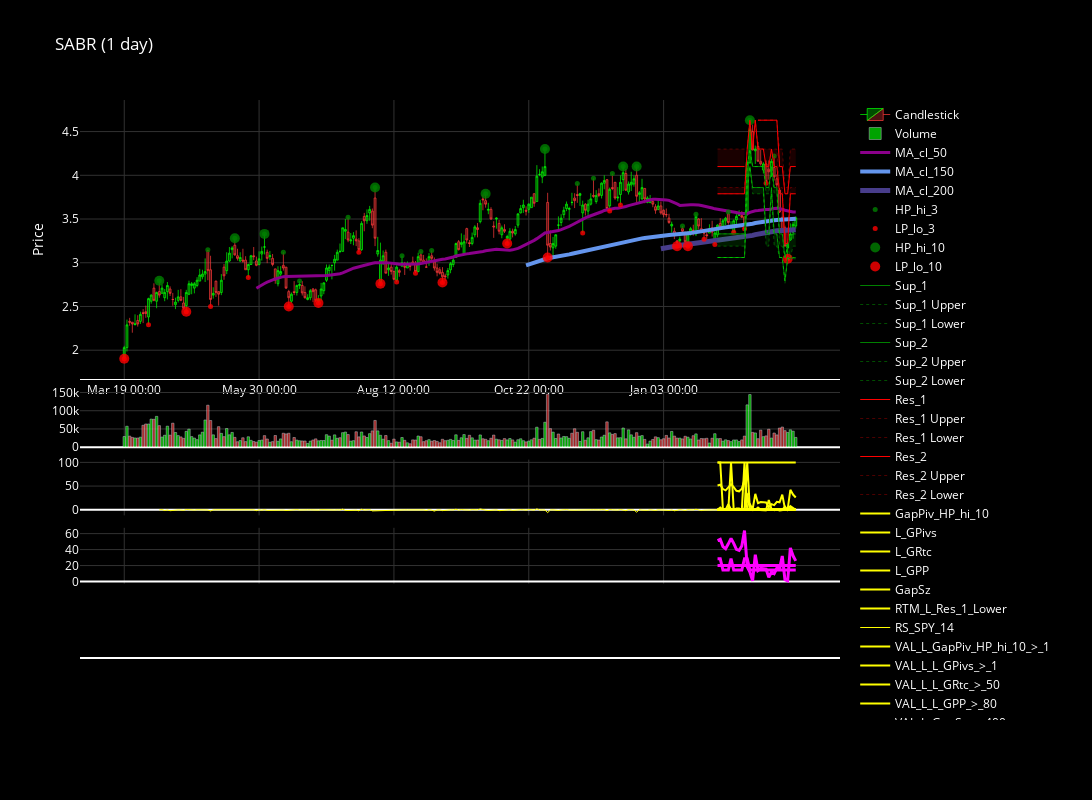

Notebook code cell kept with this figure:
### Code cell
sx.get_frame('1 day').plot()

### Figure 1 — Plotly figure (JSON) as saved in the notebook; plotly's stock layout.template omitted (floating-point values rounded to 4 significant figures; data arrays with more than 128 entries replaced by an {"elided": "..."} marker saying what was removed)
{"data": [{"close": {"elided": "250 float values"}, "decreasing": {"fillcolor": "rgba(255, 59, 59, 0.3)", "line": {"color": "rgba(255, 59, 59, 0.7)", "width": 1}}, "high": {"elided": "250 float values"}, "increasing": {"fillcolor": "rgba(0, 255, 0, 0.3)", "line": {"color": "rgba(0, 255, 0, 0.7)", "width": 1}}, "low": {"elided": "250 float values"}, "name": "Candlestick", "open": {"elided": "250 float values"}, "type": "candlestick", "x": {"elided": "250 str values"}, "xaxis": "x", "yaxis": "y"}, {"marker": {"color": {"elided": "250 str values"}}, "name": "Volume", "opacity": 0.8, "type": "bar", "x": {"elided": "250 str values"}, "xaxis": "x2", "y": {"elided": "250 int values"}, "yaxis": "y2"}, {"line": {"color": "darkmagenta", "dash": "solid", "width": 3}, "name": "MA_cl_50", "type": "scatter", "x": {"elided": "250 str values"}, "xaxis": "x", "y": {"elided": "250 float values"}, "yaxis": "y"}, {"line": {"color": "cornflowerblue", "dash": "solid", "width": 4}, "name": "MA_cl_150", "type": "scatter", "x": {"elided": "250 str values"}, "xaxis": "x", "y": {"elided": "250 float values"}, "yaxis": "y"}, {"line": {"color": "darkslateblue", "dash": "solid", "width": 5}, "name": "MA_cl_200", "type": "scatter", "x": {"elided": "250 str values"}, "xaxis": "x", "y": {"elided": "250 float values"}, "yaxis": "y"}, {"marker": {"color": "green", "opacity": 0.8, "size": 5}, "mode": "markers", "name": "HP_hi_3", "text": "", "type": "scatter", "x": {"elided": "250 str values"}, "xaxis": "x", "y": {"elided": "250 float values"}, "yaxis": "y"}, {"marker": {"color": "red", "opacity": 0.8, "size": 5}, "mode": "markers", "name": "LP_lo_3", "text": "", "type": "scatter", "x": {"elided": "250 str values"}, "xaxis": "x", "y": {"elided": "250 float values"}, "yaxis": "y"}, {"marker": {"color": "green", "opacity": 0.8, "size": 10}, "mode": "markers", "name": "HP_hi_10", "text": "", "type": "scatter", "x": {"elided": "250 str values"}, "xaxis": "x", "y": {"elided": "250 float values"}, "yaxis": "y"}, {"marker": {"color": "red", "opacity": 0.8, "size": 10}, "mode": "markers", "name": "LP_lo_10", "text": "", "type": "scatter", "x": {"elided": "250 str values"}, "xaxis": "x", "y": {"elided": "250 float values"}, "yaxis": "y"}, {"fill": "toself", "fillcolor": "rgba(0, 255, 0, 0.1)", "hoverinfo": "skip", "line": {"color": "rgba(0, 0, 0, 0)"}, "name": "Sup_1 Zone Segment", "showlegend": false, "type": "scatter", "x": ["2025-02-04T00:00:00", "2025-02-05T00:00:00", "2025-02-06T00:00:00", "2025-02-07T00:00:00", "2025-02-10T00:00:00", "2025-02-11T00:00:00", "2025-02-12T00:00:00", "2025-02-13T00:00:00", "2025-02-14T00:00:00", "2025-02-18T00:00:00", "2025-02-19T00:00:00", "2025-02-20T00:00:00", "2025-02-21T00:00:00", "2025-02-24T00:00:00", "2025-02-25T00:00:00", "2025-02-26T00:00:00", "2025-02-27T00:00:00", "2025-02-28T00:00:00", "2025-03-03T00:00:00", "2025-03-04T00:00:00", "2025-03-05T00:00:00", "2025-03-06T00:00:00", "2025-03-07T00:00:00", "2025-03-10T00:00:00", "2025-03-11T00:00:00", "2025-03-12T00:00:00", "2025-03-13T00:00:00", "2025-03-14T00:00:00", "2025-03-17T00:00:00", "2025-03-18T00:00:00", "2025-03-18T00:00:00", "2025-03-17T00:00:00", "2025-03-14T00:00:00", "2025-03-13T00:00:00", "2025-03-12T00:00:00", "2025-03-11T00:00:00", "2025-03-10T00:00:00", "2025-03-07T00:00:00", "2025-03-06T00:00:00", "2025-03-05T00:00:00", "2025-03-04T00:00:00", "2025-03-03T00:00:00", "2025-02-28T00:00:00", "2025-02-27T00:00:00", "2025-02-26T00:00:00", "2025-02-25T00:00:00", "2025-02-24T00:00:00", "2025-02-21T00:00:00", "2025-02-20T00:00:00", "2025-02-19T00:00:00", "2025-02-18T00:00:00", "2025-02-14T00:00:00", "2025-02-13T00:00:00", "2025-02-12T00:00:00", "2025-02-11T00:00:00", "2025-02-10T00:00:00", "2025-02-07T00:00:00", "2025-02-06T00:00:00", "2025-02-05T00:00:00", "2025-02-04T00:00:00"], "xaxis": "x", "y": [3.33, 3.33, 3.33, 3.33, 3.33, 3.33, 3.33, 3.33, 3.33, 3.33, 3.33, 4.1, 4.3, 4.1, 4.1, 4.1, 4.1, 4.1, 3.86, 3.86, 4.1, 3.86, 3.86, 3.33, 3.33, 3.06, 3.19, 3.28, 3.33, 3.33, 3.19, 3.19, 3.06, 3.19, 3.06, 3.19, 3.19, 3.788, 3.788, 4.1, 3.788, 3.788, 4.1, 4.1, 4.1, 4.1, 4.1, 4.3, 4.1, 3.19, 3.19, 3.19, 3.19, 3.19, 3.19, 3.19, 3.19, 3.19, 3.19, 3.19], "yaxis": "y"}, {"line": {"color": "green", "dash": "solid", "width": 1}, "name": "Sup_1", "type": "scatter", "x": {"elided": "250 str values"}, "xaxis": "x", "y": {"elided": "250 float values"}, "yaxis": "y"}, {"line": {"color": "rgba(0, 255, 0, 0.3)", "dash": "dot", "width": 1}, "name": "Sup_1 Upper", "type": "scatter", "x": {"elided": "250 str values"}, "xaxis": "x", "y": {"elided": "250 float values"}, "yaxis": "y"}, {"line": {"color": "rgba(0, 255, 0, 0.3)", "dash": "dot", "width": 1}, "name": "Sup_1 Lower", "type": "scatter", "x": {"elided": "250 str values"}, "xaxis": "x", "y": {"elided": "250 float values"}, "yaxis": "y"}, {"fill": "toself", "fillcolor": "rgba(0, 255, 0, 0.1)", "hoverinfo": "skip", "line": {"color": "rgba(0, 0, 0, 0)"}, "name": "Sup_2 Zone Segment", "showlegend": false, "type": "scatter", "x": ["2025-02-04T00:00:00", "2025-02-05T00:00:00", "2025-02-06T00:00:00", "2025-02-07T00:00:00", "2025-02-10T00:00:00", "2025-02-11T00:00:00", "2025-02-12T00:00:00", "2025-02-13T00:00:00", "2025-02-14T00:00:00", "2025-02-18T00:00:00", "2025-02-19T00:00:00", "2025-02-20T00:00:00", "2025-02-21T00:00:00", "2025-02-24T00:00:00", "2025-02-25T00:00:00", "2025-02-26T00:00:00", "2025-02-27T00:00:00", "2025-02-28T00:00:00", "2025-03-03T00:00:00", "2025-03-04T00:00:00", "2025-03-05T00:00:00", "2025-03-06T00:00:00", "2025-03-07T00:00:00", "2025-03-10T00:00:00", "2025-03-11T00:00:00", "2025-03-12T00:00:00", "2025-03-13T00:00:00", "2025-03-14T00:00:00", "2025-03-17T00:00:00", "2025-03-18T00:00:00", "2025-03-18T00:00:00", "2025-03-17T00:00:00", "2025-03-14T00:00:00", "2025-03-13T00:00:00", "2025-03-12T00:00:00", "2025-03-11T00:00:00", "2025-03-10T00:00:00", "2025-03-07T00:00:00", "2025-03-06T00:00:00", "2025-03-05T00:00:00", "2025-03-04T00:00:00", "2025-03-03T00:00:00", "2025-02-28T00:00:00", "2025-02-27T00:00:00", "2025-02-26T00:00:00", "2025-02-25T00:00:00", "2025-02-24T00:00:00", "2025-02-21T00:00:00", "2025-02-20T00:00:00", "2025-02-19T00:00:00", "2025-02-18T00:00:00", "2025-02-14T00:00:00", "2025-02-13T00:00:00", "2025-02-12T00:00:00", "2025-02-11T00:00:00", "2025-02-10T00:00:00", "2025-02-07T00:00:00", "2025-02-06T00:00:00", "2025-02-05T00:00:00", "2025-02-04T00:00:00"], "xaxis": "x", "y": [3.06, 3.06, 3.06, 3.06, 3.06, 3.06, 3.06, 3.06, 3.06, 3.06, 3.06, 3.86, 4.1, 3.86, 3.86, 3.86, 3.86, 3.86, 3.33, 3.33, 3.86, 3.33, 3.33, 3.06, 3.06, 2.795, 3.06, 3.045, 3.06, 3.06, 3.045, 3.045, 3.045, 3.045, 2.76, 3.06, 3.06, 3.19, 3.19, 3.788, 3.19, 3.19, 3.788, 3.788, 3.788, 3.788, 3.788, 4.1, 3.788, 3.06, 3.06, 3.06, 3.06, 3.06, 3.06, 3.06, 3.06, 3.06, 3.06, 3.06], "yaxis": "y"}, {"line": {"color": "green", "dash": "solid", "width": 1}, "name": "Sup_2", "type": "scatter", "x": {"elided": "250 str values"}, "xaxis": "x", "y": {"elided": "250 float values"}, "yaxis": "y"}, {"line": {"color": "rgba(0, 255, 0, 0.3)", "dash": "dot", "width": 1}, "name": "Sup_2 Upper", "type": "scatter", "x": {"elided": "250 str values"}, "xaxis": "x", "y": {"elided": "250 float values"}, "yaxis": "y"}, {"line": {"color": "rgba(0, 255, 0, 0.3)", "dash": "dot", "width": 1}, "name": "Sup_2 Lower", "type": "scatter", "x": {"elided": "250 str values"}, "xaxis": "x", "y": {"elided": "250 float values"}, "yaxis": "y"}, {"fill": "toself", "fillcolor": "rgba(255, 0, 0, 0.1)", "hoverinfo": "skip", "line": {"color": "rgba(0, 0, 0, 0)"}, "name": "Res_1 Zone Segment", "showlegend": false, "type": "scatter", "x": ["2025-02-04T00:00:00", "2025-02-05T00:00:00", "2025-02-06T00:00:00", "2025-02-07T00:00:00", "2025-02-10T00:00:00", "2025-02-11T00:00:00", "2025-02-12T00:00:00", "2025-02-13T00:00:00", "2025-02-14T00:00:00", "2025-02-18T00:00:00", "2025-02-19T00:00:00", "2025-02-20T00:00:00", "2025-02-21T00:00:00", "2025-02-24T00:00:00", "2025-02-25T00:00:00", "2025-02-26T00:00:00", "2025-02-27T00:00:00", "2025-02-28T00:00:00", "2025-03-03T00:00:00", "2025-03-04T00:00:00", "2025-03-05T00:00:00", "2025-03-06T00:00:00", "2025-03-07T00:00:00", "2025-03-10T00:00:00", "2025-03-11T00:00:00", "2025-03-12T00:00:00", "2025-03-13T00:00:00", "2025-03-14T00:00:00", "2025-03-17T00:00:00", "2025-03-18T00:00:00", "2025-03-18T00:00:00", "2025-03-17T00:00:00", "2025-03-14T00:00:00", "2025-03-13T00:00:00", "2025-03-12T00:00:00", "2025-03-11T00:00:00", "2025-03-10T00:00:00", "2025-03-07T00:00:00", "2025-03-06T00:00:00", "2025-03-05T00:00:00", "2025-03-04T00:00:00", "2025-03-03T00:00:00", "2025-02-28T00:00:00", "2025-02-27T00:00:00", "2025-02-26T00:00:00", "2025-02-25T00:00:00", "2025-02-24T00:00:00", "2025-02-21T00:00:00", "2025-02-20T00:00:00", "2025-02-19T00:00:00", "2025-02-18T00:00:00", "2025-02-14T00:00:00", "2025-02-13T00:00:00", "2025-02-12T00:00:00", "2025-02-11T00:00:00", "2025-02-10T00:00:00", "2025-02-07T00:00:00", "2025-02-06T00:00:00", "2025-02-05T00:00:00", "2025-02-04T00:00:00"], "xaxis": "x", "y": [3.86, 3.86, 3.86, 3.86, 3.86, 3.86, 3.86, 3.86, 3.86, 3.86, 3.86, 4.3, 4.63, 4.3, 4.63, 4.3, 4.3, 4.3, 4.3, 4.3, 4.3, 4.3, 4.3, 3.86, 3.86, 3.33, 3.33, 3.86, 3.86, 3.86, 3.788, 3.788, 3.788, 3.22, 3.22, 3.788, 3.788, 4.1, 4.1, 4.3, 4.1, 4.1, 4.3, 4.3, 4.3, 4.63, 4.3, 4.63, 4.3, 3.788, 3.788, 3.788, 3.788, 3.788, 3.788, 3.788, 3.788, 3.788, 3.788, 3.788], "yaxis": "y"}, {"line": {"color": "red", "dash": "solid", "width": 1}, "name": "Res_1", "type": "scatter", "x": {"elided": "250 str values"}, "xaxis": "x", "y": {"elided": "250 float values"}, "yaxis": "y"}, {"line": {"color": "rgba(255, 0, 0, 0.3)", "dash": "dot", "width": 1}, "name": "Res_1 Upper", "type": "scatter", "x": {"elided": "250 str values"}, "xaxis": "x", "y": {"elided": "250 float values"}, "yaxis": "y"}, {"line": {"color": "rgba(255, 0, 0, 0.3)", "dash": "dot", "width": 1}, "name": "Res_1 Lower", "type": "scatter", "x": {"elided": "250 str values"}, "xaxis": "x", "y": {"elided": "250 float values"}, "yaxis": "y"}, {"fill": "toself", "fillcolor": "rgba(255, 0, 0, 0.1)", "hoverinfo": "skip", "line": {"color": "rgba(0, 0, 0, 0)"}, "name": "Res_2 Zone Segment", "showlegend": false, "type": "scatter", "x": ["2025-02-04T00:00:00", "2025-02-05T00:00:00", "2025-02-06T00:00:00", "2025-02-07T00:00:00", "2025-02-10T00:00:00", "2025-02-11T00:00:00", "2025-02-12T00:00:00", "2025-02-13T00:00:00", "2025-02-14T00:00:00", "2025-02-18T00:00:00", "2025-02-19T00:00:00", "2025-02-19T00:00:00", "2025-02-18T00:00:00", "2025-02-14T00:00:00", "2025-02-13T00:00:00", "2025-02-12T00:00:00", "2025-02-11T00:00:00", "2025-02-10T00:00:00", "2025-02-07T00:00:00", "2025-02-06T00:00:00", "2025-02-05T00:00:00", "2025-02-04T00:00:00"], "xaxis": "x", "y": [4.3, 4.3, 4.3, 4.3, 4.3, 4.3, 4.3, 4.3, 4.3, 4.3, 4.3, 4.1, 4.1, 4.1, 4.1, 4.1, 4.1, 4.1, 4.1, 4.1, 4.1, 4.1], "yaxis": "y"}, {"fill": "toself", "fillcolor": "rgba(255, 0, 0, 0.1)", "hoverinfo": "skip", "line": {"color": "rgba(0, 0, 0, 0)"}, "name": "Res_2 Zone Segment", "showlegend": false, "type": "scatter", "x": ["2025-02-24T00:00:00", "2025-02-24T00:00:00"], "xaxis": "x", "y": [4.63, 4.63], "yaxis": "y"}, {"fill": "toself", "fillcolor": "rgba(255, 0, 0, 0.1)", "hoverinfo": "skip", "line": {"color": "rgba(0, 0, 0, 0)"}, "name": "Res_2 Zone Segment", "showlegend": false, "type": "scatter", "x": ["2025-02-26T00:00:00", "2025-02-27T00:00:00", "2025-02-28T00:00:00", "2025-03-03T00:00:00", "2025-03-04T00:00:00", "2025-03-05T00:00:00", "2025-03-06T00:00:00", "2025-03-07T00:00:00", "2025-03-10T00:00:00", "2025-03-11T00:00:00", "2025-03-12T00:00:00", "2025-03-13T00:00:00", "2025-03-14T00:00:00", "2025-03-17T00:00:00", "2025-03-18T00:00:00", "2025-03-18T00:00:00", "2025-03-17T00:00:00", "2025-03-14T00:00:00", "2025-03-13T00:00:00", "2025-03-12T00:00:00", "2025-03-11T00:00:00", "2025-03-10T00:00:00", "2025-03-07T00:00:00", "2025-03-06T00:00:00", "2025-03-05T00:00:00", "2025-03-04T00:00:00", "2025-03-03T00:00:00", "2025-02-28T00:00:00", "2025-02-27T00:00:00", "2025-02-26T00:00:00"], "xaxis": "x", "y": [4.63, 4.63, 4.63, 4.63, 4.63, 4.63, 4.63, 4.63, 4.3, 4.3, 3.86, 3.86, 4.3, 4.3, 4.3, 4.1, 4.1, 4.1, 3.788, 3.788, 4.1, 4.1, 4.63, 4.63, 4.63, 4.63, 4.63, 4.63, 4.63, 4.63], "yaxis": "y"}, {"line": {"color": "red", "dash": "solid", "width": 1}, "name": "Res_2", "type": "scatter", "x": {"elided": "250 str values"}, "xaxis": "x", "y": {"elided": "250 float values"}, "yaxis": "y"}, {"line": {"color": "rgba(255, 0, 0, 0.3)", "dash": "dot", "width": 1}, "name": "Res_2 Upper", "type": "scatter", "x": {"elided": "250 str values"}, "xaxis": "x", "y": {"elided": "250 float values"}, "yaxis": "y"}, {"line": {"color": "rgba(255, 0, 0, 0.3)", "dash": "dot", "width": 1}, "name": "Res_2 Lower", "type": "scatter", "x": {"elided": "250 str values"}, "xaxis": "x", "y": {"elided": "250 float values"}, "yaxis": "y"}, {"line": {"color": "yellow", "dash": "solid", "width": 2}, "name": "GapPiv_HP_hi_10", "type": "scatter", "x": {"elided": "250 str values"}, "xaxis": "x3", "y": {"elided": "250 int values"}, "yaxis": "y3"}, {"line": {"color": "yellow", "dash": "solid", "width": 2}, "name": "L_GPivs", "type": "scatter", "x": {"elided": "250 str values"}, "xaxis": "x3", "y": {"elided": "250 int values"}, "yaxis": "y3"}, {"line": {"color": "yellow", "dash": "solid", "width": 2}, "name": "L_GRtc", "type": "scatter", "x": {"elided": "250 str values"}, "xaxis": "x3", "y": {"elided": "250 int values"}, "yaxis": "y3"}, {"line": {"color": "yellow", "dash": "solid", "width": 2}, "name": "L_GPP", "type": "scatter", "x": {"elided": "250 str values"}, "xaxis": "x3", "y": {"elided": "250 int values"}, "yaxis": "y3"}, {"line": {"color": "yellow", "dash": "solid", "width": 2}, "name": "GapSz", "type": "scatter", "x": {"elided": "250 str values"}, "xaxis": "x3", "y": {"elided": "250 float values"}, "yaxis": "y3"}, {"line": {"color": "yellow", "dash": "solid", "width": 2}, "name": "RTM_L_Res_1_Lower", "type": "scatter", "x": {"elided": "250 str values"}, "xaxis": "x3", "y": {"elided": "250 float values"}, "yaxis": "y3"}, {"line": {"color": "yellow", "dash": "solid", "width": 1}, "name": "RS_SPY_14", "type": "scatter", "x": {"elided": "250 str values"}, "xaxis": "x3", "y": {"elided": "250 float values"}, "yaxis": "y3"}, {"line": {"color": "yellow", "dash": "solid", "width": 2}, "name": "VAL_L_GapPiv_HP_hi_10_>_1", "type": "scatter", "x": {"elided": "250 str values"}, "xaxis": "x3", "y": {"elided": "250 int values"}, "yaxis": "y3"}, {"line": {"color": "yellow", "dash": "solid", "width": 2}, "name": "VAL_L_L_GPivs_>_1", "type": "scatter", "x": {"elided": "250 str values"}, "xaxis": "x3", "y": {"elided": "250 int values"}, "yaxis": "y3"}, {"line": {"color": "yellow", "dash": "solid", "width": 2}, "name": "VAL_L_L_GRtc_>_50", "type": "scatter", "x": {"elided": "250 str values"}, "xaxis": "x3", "y": {"elided": "250 int values"}, "yaxis": "y3"}, {"line": {"color": "yellow", "dash": "solid", "width": 2}, "name": "VAL_L_L_GPP_>_80", "type": "scatter", "x": {"elided": "250 str values"}, "xaxis": "x3", "y": {"elided": "250 int values"}, "yaxis": "y3"}, {"line": {"color": "yellow", "dash": "solid", "width": 2}, "name": "VAL_L_GapSz_<_400", "type": "scatter", "x": {"elided": "250 str values"}, "xaxis": "x3", "y": {"elided": "250 int values"}, "yaxis": "y3"}, {"line": {"color": "yellow", "dash": "solid", "width": 2}, "name": "VAL_L_RTM_L_Res_1_Lower_>_50", "type": "scatter", "x": {"elided": "250 str values"}, "xaxis": "x3", "y": {"elided": "250 int values"}, "yaxis": "y3"}, {"line": {"color": "yellow", "dash": "solid", "width": 2}, "name": "VAL_L_RS_SPY_14_>_1", "type": "scatter", "x": {"elided": "250 str values"}, "xaxis": "x3", "y": {"elided": "250 int values"}, "yaxis": "y3"}, {"line": {"color": "magenta", "dash": "solid", "width": 3}, "name": "Score_LONG_Daily_VALID_Score", "type": "scatter", "x": {"elided": "250 str values"}, "xaxis": "x4", "y": {"elided": "250 float values"}, "yaxis": "y4"}, {"line": {"color": "magenta", "dash": "solid", "width": 3}, "name": "Score_LONG_Gaps", "type": "scatter", "x": {"elided": "250 str values"}, "xaxis": "x4", "y": {"elided": "250 int values"}, "yaxis": "y4"}, {"line": {"color": "magenta", "dash": "solid", "width": 3}, "name": "Score_LONG_RTM", "type": "scatter", "x": {"elided": "250 str values"}, "xaxis": "x4", "y": {"elided": "250 float values"}, "yaxis": "y4"}], "layout": {"bargap": 0.1, "boxgroupgap": 0, "font": {"color": "white"}, "height": 800, "paper_bgcolor": "rgb(0,0,0)", "plot_bgcolor": "rgb(0,0,0)", "shapes": [{"line": {"color": "white", "width": 2}, "type": "line", "x0": 0, "x1": 1, "xref": "paper", "y0": 0.1, "y1": 0.1, "yref": "paper"}, {"line": {"color": "white", "width": 2}, "type": "line", "x0": 0, "x1": 1, "xref": "paper", "y0": 0.1, "y1": 0.1, "yref": "paper"}], "title": {"text": "SABR (1 day)"}, "width": 1400, "xaxis": {"anchor": "y", "domain": [0, 1], "gridcolor": "rgb(50, 50, 50)", "gridwidth": 1, "matches": "x6", "nticks": 10, "rangeselector": {"activecolor": "rgb(83, 100, 105)", "bgcolor": "rgb(60, 60, 60)", "buttons": [{"count": 1, "label": "1d", "step": "day", "stepmode": "backward"}, {"count": 7, "label": "1w", "step": "day", "stepmode": "backward"}, {"count": 1, "label": "1m", "step": "month", "stepmode": "backward"}, {"count": 3, "label": "3m", "step": "month", "stepmode": "backward"}, {"step": "all"}], "font": {"color": "rgb(179, 179, 179)"}}, "rangeslider": {"visible": false}, "showgrid": true, "showline": true, "showticklabels": true, "tickangle": 0, "tickmode": "array", "ticktext": ["Mar 19 00:00", "May 30 00:00", "Aug 12 00:00", "Oct 22 00:00", "Jan 03 00:00"], "tickvals": [0, 50, 100, 150, 200], "type": "category"}, "xaxis2": {"anchor": "y2", "domain": [0, 1], "gridcolor": "rgb(50, 50, 50)", "gridwidth": 1, "matches": "x6", "showgrid": true, "showticklabels": false, "tickangle": 0, "tickmode": "array", "ticktext": ["Mar 19 00:00", "May 30 00:00", "Aug 12 00:00", "Oct 22 00:00", "Jan 03 00:00"], "tickvals": [0, 50, 100, 150, 200], "type": "category"}, "xaxis3": {"anchor": "y3", "domain": [0, 1], "gridcolor": "rgb(50, 50, 50)", "gridwidth": 1, "matches": "x6", "showgrid": true, "showticklabels": false, "tickangle": 0, "tickmode": "array", "ticktext": ["Mar 19 00:00", "May 30 00:00", "Aug 12 00:00", "Oct 22 00:00", "Jan 03 00:00"], "tickvals": [0, 50, 100, 150, 200], "type": "category"}, "xaxis4": {"anchor": "y4", "domain": [0, 1], "gridcolor": "rgb(50, 50, 50)", "gridwidth": 1, "matches": "x6", "showgrid": true, "showticklabels": false, "tickangle": 0, "tickmode": "array", "ticktext": ["Mar 19 00:00", "May 30 00:00", "Aug 12 00:00", "Oct 22 00:00", "Jan 03 00:00"], "tickvals": [0, 50, 100, 150, 200], "type": "category"}, "xaxis5": {"anchor": "y5", "domain": [0, 1], "gridcolor": "rgb(50, 50, 50)", "gridwidth": 1, "matches": "x6", "showgrid": true, "showticklabels": false, "tickangle": 0, "tickmode": "array", "ticktext": ["Mar 19 00:00", "May 30 00:00", "Aug 12 00:00", "Oct 22 00:00", "Jan 03 00:00"], "tickvals": [0, 50, 100, 150, 200], "type": "category"}, "xaxis6": {"anchor": "y6", "domain": [0, 1], "gridcolor": "rgb(50, 50, 50)", "gridwidth": 1, "showgrid": true, "tickangle": 0, "tickmode": "array", "ticktext": ["Mar 19 00:00", "May 30 00:00", "Aug 12 00:00", "Oct 22 00:00", "Jan 03 00:00"], "tickvals": [0, 50, 100, 150, 200], "type": "category"}, "yaxis": {"anchor": "x", "domain": [0.55, 1], "gridcolor": "rgb(50, 50, 50)", "gridwidth": 1, "showgrid": true, "title": {"text": "Price"}}, "yaxis2": {"anchor": "x2", "domain": [0.44, 0.53], "gridcolor": "rgb(50, 50, 50)", "gridwidth": 1, "showgrid": true}, "yaxis3": {"anchor": "x3", "domain": [0.33, 0.42], "gridcolor": "rgb(50, 50, 50)", "gridwidth": 1, "showgrid": true}, "yaxis4": {"anchor": "x4", "domain": [0.22, 0.31], "gridcolor": "rgb(50, 50, 50)", "gridwidth": 1, "showgrid": true}, "yaxis5": {"anchor": "x5", "domain": [0.11, 0.2], "gridcolor": "rgb(50, 50, 50)", "gridwidth": 1, "showgrid": true}, "yaxis6": {"anchor": "x6", "domain": [0, 0.09], "gridcolor": "rgb(50, 50, 50)", "gridwidth": 1, "showgrid": true}}}
